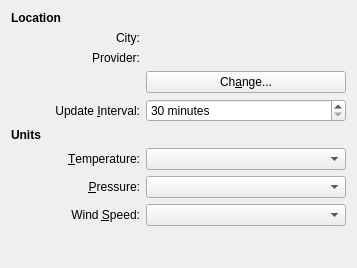
<ui version="4.0" >
 <class>WeatherConfig</class>
 <widget class="QWidget" name="WeatherConfig" >
  <property name="geometry" >
   <rect>
    <x>0</x>
    <y>0</y>
    <width>357</width>
    <height>268</height>
   </rect>
  </property>
  <property name="sizePolicy" >
   <sizepolicy vsizetype="Minimum" hsizetype="Expanding" >
    <horstretch>0</horstretch>
    <verstretch>0</verstretch>
   </sizepolicy>
  </property>
  <property name="minimumSize" >
   <size>
    <width>0</width>
    <height>0</height>
   </size>
  </property>
  <property name="maximumSize" >
   <size>
    <width>16777215</width>
    <height>16777215</height>
   </size>
  </property>
  <property name="windowTitle" >
   <string>Weather Station Configuration</string>
  </property>
  <layout class="QGridLayout" name="gridLayout" >
   <item row="0" column="0" >
    <widget class="QLabel" name="locationLabel" >
     <property name="font" >
      <font>
       <weight>75</weight>
       <bold>true</bold>
      </font>
     </property>
     <property name="text" >
      <string>Location</string>
     </property>
    </widget>
   </item>
   <item row="1" column="0" >
    <widget class="QLabel" name="cityLabel" >
     <property name="minimumSize" >
      <size>
       <width>129</width>
       <height>0</height>
      </size>
     </property>
     <property name="text" >
      <string>City:</string>
     </property>
     <property name="alignment" >
      <set>Qt::AlignRight|Qt::AlignTrailing|Qt::AlignVCenter</set>
     </property>
    </widget>
   </item>
   <item row="1" column="1" >
    <widget class="QLabel" name="cityTextLabel" >
     <property name="sizePolicy" >
      <sizepolicy vsizetype="Preferred" hsizetype="Expanding" >
       <horstretch>0</horstretch>
       <verstretch>0</verstretch>
      </sizepolicy>
     </property>
     <property name="text" >
      <string/>
     </property>
    </widget>
   </item>
   <item row="2" column="0" >
    <widget class="QLabel" name="providerLabel" >
     <property name="minimumSize" >
      <size>
       <width>129</width>
       <height>0</height>
      </size>
     </property>
     <property name="text" >
      <string>Provider:</string>
     </property>
     <property name="alignment" >
      <set>Qt::AlignRight|Qt::AlignTrailing|Qt::AlignVCenter</set>
     </property>
    </widget>
   </item>
   <item row="2" column="1" >
    <widget class="QLabel" name="providerTextLabel" >
     <property name="sizePolicy" >
      <sizepolicy vsizetype="Preferred" hsizetype="Expanding" >
       <horstretch>0</horstretch>
       <verstretch>0</verstretch>
      </sizepolicy>
     </property>
     <property name="text" >
      <string/>
     </property>
    </widget>
   </item>
   <item row="3" column="1" >
    <widget class="KPushButton" name="changeButton" >
     <property name="sizePolicy" >
      <sizepolicy vsizetype="Fixed" hsizetype="Expanding" >
       <horstretch>0</horstretch>
       <verstretch>0</verstretch>
      </sizepolicy>
     </property>
     <property name="text" >
      <string>Ch&amp;ange...</string>
     </property>
    </widget>
   </item>
   <item row="4" column="0" >
    <widget class="QLabel" name="intervalLabel" >
     <property name="minimumSize" >
      <size>
       <width>129</width>
       <height>0</height>
      </size>
     </property>
     <property name="text" >
      <string>Update &amp;Interval:</string>
     </property>
     <property name="alignment" >
      <set>Qt::AlignRight|Qt::AlignTrailing|Qt::AlignVCenter</set>
     </property>
     <property name="buddy" >
      <cstring>updateIntervalSpinBox</cstring>
     </property>
    </widget>
   </item>
   <item row="4" column="1" >
    <widget class="QSpinBox" name="updateIntervalSpinBox" >
     <property name="sizePolicy" >
      <sizepolicy vsizetype="Fixed" hsizetype="Expanding" >
       <horstretch>0</horstretch>
       <verstretch>0</verstretch>
      </sizepolicy>
     </property>
     <property name="suffix" >
      <string> minutes</string>
     </property>
     <property name="minimum" >
      <number>30</number>
     </property>
     <property name="maximum" >
      <number>3600</number>
     </property>
     <property name="singleStep" >
      <number>5</number>
     </property>
    </widget>
   </item>
   <item row="5" column="0" >
    <widget class="QLabel" name="unitsLabel" >
     <property name="font" >
      <font>
       <weight>75</weight>
       <bold>true</bold>
      </font>
     </property>
     <property name="text" >
      <string>Units</string>
     </property>
    </widget>
   </item>
   <item row="6" column="0" >
    <widget class="QLabel" name="temperatureLabel" >
     <property name="minimumSize" >
      <size>
       <width>129</width>
       <height>0</height>
      </size>
     </property>
     <property name="text" >
      <string>&amp;Temperature:</string>
     </property>
     <property name="alignment" >
      <set>Qt::AlignRight|Qt::AlignTrailing|Qt::AlignVCenter</set>
     </property>
     <property name="buddy" >
      <cstring>temperatureComboBox</cstring>
     </property>
    </widget>
   </item>
   <item row="6" column="1" >
    <widget class="QComboBox" name="temperatureComboBox" >
     <property name="sizePolicy" >
      <sizepolicy vsizetype="Fixed" hsizetype="Expanding" >
       <horstretch>0</horstretch>
       <verstretch>0</verstretch>
      </sizepolicy>
     </property>
    </widget>
   </item>
   <item row="7" column="0" >
    <widget class="QLabel" name="pressureLabel" >
     <property name="minimumSize" >
      <size>
       <width>129</width>
       <height>0</height>
      </size>
     </property>
     <property name="text" >
      <string>&amp;Pressure:</string>
     </property>
     <property name="alignment" >
      <set>Qt::AlignRight|Qt::AlignTrailing|Qt::AlignVCenter</set>
     </property>
     <property name="buddy" >
      <cstring>pressureComboBox</cstring>
     </property>
    </widget>
   </item>
   <item row="7" column="1" >
    <widget class="QComboBox" name="pressureComboBox" >
     <property name="sizePolicy" >
      <sizepolicy vsizetype="Fixed" hsizetype="Expanding" >
       <horstretch>0</horstretch>
       <verstretch>0</verstretch>
      </sizepolicy>
     </property>
    </widget>
   </item>
   <item row="8" column="0" >
    <widget class="QLabel" name="speedLabel" >
     <property name="minimumSize" >
      <size>
       <width>129</width>
       <height>0</height>
      </size>
     </property>
     <property name="text" >
      <string>Wind &amp;Speed:</string>
     </property>
     <property name="alignment" >
      <set>Qt::AlignRight|Qt::AlignTrailing|Qt::AlignVCenter</set>
     </property>
     <property name="buddy" >
      <cstring>speedComboBox</cstring>
     </property>
    </widget>
   </item>
   <item row="8" column="1" >
    <widget class="QComboBox" name="speedComboBox" >
     <property name="sizePolicy" >
      <sizepolicy vsizetype="Fixed" hsizetype="Expanding" >
       <horstretch>0</horstretch>
       <verstretch>0</verstretch>
      </sizepolicy>
     </property>
    </widget>
   </item>
   <item row="9" column="1" >
    <spacer name="verticalSpacer" >
     <property name="orientation" >
      <enum>Qt::Vertical</enum>
     </property>
     <property name="sizeHint" stdset="0" >
      <size>
       <width>20</width>
       <height>13</height>
      </size>
     </property>
    </spacer>
   </item>
  </layout>
 </widget>
 <customwidgets>
  <customwidget>
   <class>KPushButton</class>
   <extends>QPushButton</extends>
   <header>kpushbutton.h</header>
  </customwidget>
 </customwidgets>
 <resources/>
 <connections/>
</ui>
